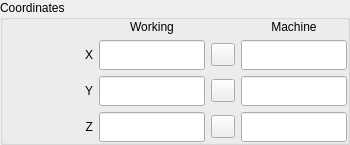
             <widget class="QGroupBox" name="coordsGroupBox">
              <property name="enabled">
               <bool>true</bool>
              </property>
              <property name="sizePolicy">
               <sizepolicy hsizetype="Fixed" vsizetype="Fixed">
                <horstretch>0</horstretch>
                <verstretch>0</verstretch>
               </sizepolicy>
              </property>
              <property name="minimumSize">
               <size>
                <width>0</width>
                <height>0</height>
               </size>
              </property>
              <property name="maximumSize">
               <size>
                <width>350</width>
                <height>16777215</height>
               </size>
              </property>
              <property name="title">
               <string>Coordinates</string>
              </property>
              <layout class="QVBoxLayout" name="verticalLayout_2">
               <property name="leftMargin">
                <number>0</number>
               </property>
               <property name="topMargin">
                <number>0</number>
               </property>
               <property name="rightMargin">
                <number>0</number>
               </property>
               <property name="bottomMargin">
                <number>0</number>
               </property>
               <item>
                <layout class="QGridLayout" name="gridLayout_4">
                 <property name="sizeConstraint">
                  <enum>QLayout::SetMinimumSize</enum>
                 </property>
                 <property name="topMargin">
                  <number>0</number>
                 </property>
                 <item row="0" column="1">
                  <widget class="QLabel" name="workingLabel">
                   <property name="sizePolicy">
                    <sizepolicy hsizetype="Preferred" vsizetype="Preferred">
                     <horstretch>0</horstretch>
                     <verstretch>0</verstretch>
                    </sizepolicy>
                   </property>
                   <property name="text">
                    <string>Working</string>
                   </property>
                   <property name="alignment">
                    <set>Qt::AlignCenter</set>
                   </property>
                  </widget>
                 </item>
                 <item row="1" column="1">
                  <widget class="GLineEdit" name="xWorkingLineEdit">
                   <property name="sizePolicy">
                    <sizepolicy hsizetype="Fixed" vsizetype="Fixed">
                     <horstretch>0</horstretch>
                     <verstretch>0</verstretch>
                    </sizepolicy>
                   </property>
                   <property name="minimumSize">
                    <size>
                     <width>100</width>
                     <height>0</height>
                    </size>
                   </property>
                   <property name="maximumSize">
                    <size>
                     <width>16777215</width>
                     <height>16777215</height>
                    </size>
                   </property>
                   <property name="font">
                    <font>
                     <family>Liberation Mono</family>
                     <pointsize>14</pointsize>
                    </font>
                   </property>
                   <property name="alignment">
                    <set>Qt::AlignRight|Qt::AlignTrailing|Qt::AlignVCenter</set>
                   </property>
                  </widget>
                 </item>
                 <item row="1" column="2">
                  <widget class="QToolButton" name="xZeroToolButton">
                   <property name="text">
                    <string/>
                   </property>
                  </widget>
                 </item>
                 <item row="2" column="0">
                  <widget class="QLabel" name="yLabel">
                   <property name="sizePolicy">
                    <sizepolicy hsizetype="Fixed" vsizetype="Fixed">
                     <horstretch>0</horstretch>
                     <verstretch>0</verstretch>
                    </sizepolicy>
                   </property>
                   <property name="minimumSize">
                    <size>
                     <width>90</width>
                     <height>20</height>
                    </size>
                   </property>
                   <property name="maximumSize">
                    <size>
                     <width>50</width>
                     <height>20</height>
                    </size>
                   </property>
                   <property name="text">
                    <string>Y</string>
                   </property>
                   <property name="alignment">
                    <set>Qt::AlignRight|Qt::AlignTrailing|Qt::AlignVCenter</set>
                   </property>
                  </widget>
                 </item>
                 <item row="2" column="2">
                  <widget class="QToolButton" name="yZeroToolButton">
                   <property name="text">
                    <string/>
                   </property>
                  </widget>
                 </item>
                 <item row="1" column="3">
                  <widget class="GLineEdit" name="xMachineLineEdit">
                   <property name="sizePolicy">
                    <sizepolicy hsizetype="Fixed" vsizetype="Fixed">
                     <horstretch>0</horstretch>
                     <verstretch>0</verstretch>
                    </sizepolicy>
                   </property>
                   <property name="minimumSize">
                    <size>
                     <width>100</width>
                     <height>0</height>
                    </size>
                   </property>
                   <property name="maximumSize">
                    <size>
                     <width>16777215</width>
                     <height>16777215</height>
                    </size>
                   </property>
                   <property name="font">
                    <font>
                     <family>Liberation Mono</family>
                     <pointsize>14</pointsize>
                    </font>
                   </property>
                   <property name="alignment">
                    <set>Qt::AlignRight|Qt::AlignTrailing|Qt::AlignVCenter</set>
                   </property>
                  </widget>
                 </item>
                 <item row="2" column="1">
                  <widget class="GLineEdit" name="yWorkingLineEdit">
                   <property name="sizePolicy">
                    <sizepolicy hsizetype="Fixed" vsizetype="Fixed">
                     <horstretch>0</horstretch>
                     <verstretch>0</verstretch>
                    </sizepolicy>
                   </property>
                   <property name="minimumSize">
                    <size>
                     <width>100</width>
                     <height>0</height>
                    </size>
                   </property>
                   <property name="maximumSize">
                    <size>
                     <width>16777215</width>
                     <height>16777215</height>
                    </size>
                   </property>
                   <property name="font">
                    <font>
                     <family>Liberation Mono</family>
                     <pointsize>14</pointsize>
                    </font>
                   </property>
                   <property name="alignment">
                    <set>Qt::AlignRight|Qt::AlignTrailing|Qt::AlignVCenter</set>
                   </property>
                  </widget>
                 </item>
                 <item row="0" column="3">
                  <widget class="QLabel" name="machineLabel">
                   <property name="sizePolicy">
                    <sizepolicy hsizetype="Preferred" vsizetype="Preferred">
                     <horstretch>0</horstretch>
                     <verstretch>0</verstretch>
                    </sizepolicy>
                   </property>
                   <property name="text">
                    <string>Machine</string>
                   </property>
                   <property name="alignment">
                    <set>Qt::AlignCenter</set>
                   </property>
                  </widget>
                 </item>
                 <item row="2" column="3">
                  <widget class="GLineEdit" name="yMachineLineEdit">
                   <property name="sizePolicy">
                    <sizepolicy hsizetype="Fixed" vsizetype="Fixed">
                     <horstretch>0</horstretch>
                     <verstretch>0</verstretch>
                    </sizepolicy>
                   </property>
                   <property name="minimumSize">
                    <size>
                     <width>100</width>
                     <height>0</height>
                    </size>
                   </property>
                   <property name="maximumSize">
                    <size>
                     <width>16777215</width>
                     <height>16777215</height>
                    </size>
                   </property>
                   <property name="font">
                    <font>
                     <family>Liberation Mono</family>
                     <pointsize>14</pointsize>
                    </font>
                   </property>
                   <property name="alignment">
                    <set>Qt::AlignRight|Qt::AlignTrailing|Qt::AlignVCenter</set>
                   </property>
                  </widget>
                 </item>
                 <item row="1" column="0">
                  <widget class="QLabel" name="xLabel">
                   <property name="sizePolicy">
                    <sizepolicy hsizetype="Fixed" vsizetype="Fixed">
                     <horstretch>0</horstretch>
                     <verstretch>0</verstretch>
                    </sizepolicy>
                   </property>
                   <property name="minimumSize">
                    <size>
                     <width>90</width>
                     <height>20</height>
                    </size>
                   </property>
                   <property name="maximumSize">
                    <size>
                     <width>50</width>
                     <height>20</height>
                    </size>
                   </property>
                   <property name="text">
                    <string>X</string>
                   </property>
                   <property name="alignment">
                    <set>Qt::AlignRight|Qt::AlignTrailing|Qt::AlignVCenter</set>
                   </property>
                  </widget>
                 </item>
                 <item row="3" column="0">
                  <widget class="QLabel" name="zLabel">
                   <property name="sizePolicy">
                    <sizepolicy hsizetype="Fixed" vsizetype="Fixed">
                     <horstretch>0</horstretch>
                     <verstretch>0</verstretch>
                    </sizepolicy>
                   </property>
                   <property name="minimumSize">
                    <size>
                     <width>90</width>
                     <height>20</height>
                    </size>
                   </property>
                   <property name="maximumSize">
                    <size>
                     <width>50</width>
                     <height>20</height>
                    </size>
                   </property>
                   <property name="text">
                    <string>Z</string>
                   </property>
                   <property name="alignment">
                    <set>Qt::AlignRight|Qt::AlignTrailing|Qt::AlignVCenter</set>
                   </property>
                  </widget>
                 </item>
                 <item row="3" column="1">
                  <widget class="GLineEdit" name="zWorkingLineEdit">
                   <property name="sizePolicy">
                    <sizepolicy hsizetype="Fixed" vsizetype="Fixed">
                     <horstretch>0</horstretch>
                     <verstretch>0</verstretch>
                    </sizepolicy>
                   </property>
                   <property name="minimumSize">
                    <size>
                     <width>100</width>
                     <height>0</height>
                    </size>
                   </property>
                   <property name="maximumSize">
                    <size>
                     <width>16777215</width>
                     <height>16777215</height>
                    </size>
                   </property>
                   <property name="font">
                    <font>
                     <family>Liberation Mono</family>
                     <pointsize>14</pointsize>
                    </font>
                   </property>
                   <property name="alignment">
                    <set>Qt::AlignRight|Qt::AlignTrailing|Qt::AlignVCenter</set>
                   </property>
                  </widget>
                 </item>
                 <item row="3" column="2">
                  <widget class="QToolButton" name="zZeroToolButton">
                   <property name="text">
                    <string/>
                   </property>
                  </widget>
                 </item>
                 <item row="3" column="3">
                  <widget class="GLineEdit" name="zMachineLineEdit">
                   <property name="sizePolicy">
                    <sizepolicy hsizetype="Fixed" vsizetype="Fixed">
                     <horstretch>0</horstretch>
                     <verstretch>0</verstretch>
                    </sizepolicy>
                   </property>
                   <property name="minimumSize">
                    <size>
                     <width>100</width>
                     <height>0</height>
                    </size>
                   </property>
                   <property name="maximumSize">
                    <size>
                     <width>16777215</width>
                     <height>16777215</height>
                    </size>
                   </property>
                   <property name="font">
                    <font>
                     <family>Liberation Mono</family>
                     <pointsize>14</pointsize>
                    </font>
                   </property>
                   <property name="alignment">
                    <set>Qt::AlignRight|Qt::AlignTrailing|Qt::AlignVCenter</set>
                   </property>
                  </widget>
                 </item>
                </layout>
               </item>
              </layout>
             </widget>
